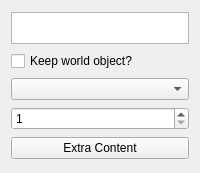
<?xml version="1.0" encoding="UTF-8"?>
<ui version="4.0">
 <class>quest_objective_view</class>
 <widget class="QWidget" name="quest_objective_view">
  <property name="geometry">
   <rect>
    <x>0</x>
    <y>0</y>
    <width>200</width>
    <height>173</height>
   </rect>
  </property>
  <property name="windowTitle">
   <string>Quest Objective</string>
  </property>
  <layout class="QVBoxLayout" name="verticalLayout">
   <item>
    <widget class="QListWidget" name="world_object">
     <property name="maximumSize">
      <size>
       <width>16777215</width>
       <height>32</height>
      </size>
     </property>
     <property name="focusPolicy">
      <enum>Qt::NoFocus</enum>
     </property>
     <property name="acceptDrops">
      <bool>true</bool>
     </property>
     <property name="alternatingRowColors">
      <bool>true</bool>
     </property>
     <property name="selectionMode">
      <enum>QAbstractItemView::NoSelection</enum>
     </property>
    </widget>
   </item>
   <item>
    <widget class="QCheckBox" name="world_object_keep">
     <property name="text">
      <string>Keep world object?</string>
     </property>
    </widget>
   </item>
   <item>
    <widget class="QComboBox" name="quest_type"/>
   </item>
   <item>
    <widget class="QSpinBox" name="amount">
     <property name="minimum">
      <number>1</number>
     </property>
     <property name="maximum">
      <number>100</number>
     </property>
    </widget>
   </item>
   <item>
    <widget class="QPushButton" name="extra_content_bttn">
     <property name="text">
      <string>Extra Content</string>
     </property>
    </widget>
   </item>
  </layout>
 </widget>
 <resources/>
 <connections/>
</ui>
